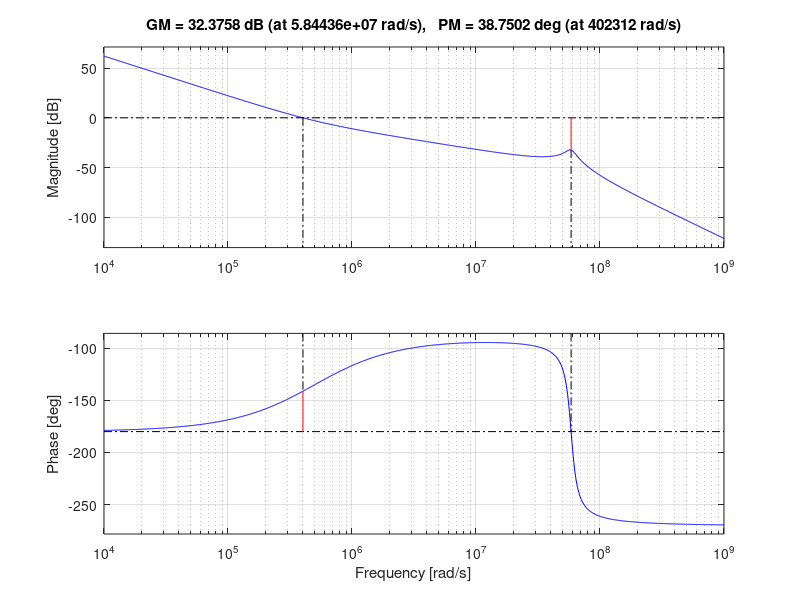

Write the MATLAB code that produced this figure. (Note: this script raises an error after producing the figure.)
close all
clear all

icp=10E-6 % mozemy zmienic

gmv2i=0.2E-3 % moze byc ciezko
kcco=3.22E12 % moze byc ciezko
cvco=40.6E-13 % mozemy zmienic
rvco=756 % idk szczerze

N=2432 % teoretycznie mozemy zmienic ale duzo pierdolenia sie


C1=10E-13 % cap filtr 
C2=200E-13 % cap filtr, z razaviego c2>c1 nie pamietam czy nie c2>10c1
R2=100E3 % res filtr

A=icp.*gmv2i.*kcco 
B=N.*C1.*cvco.*rvco
A/B

z=-1./(R2.*C2) % zero
p3=-1./(cvco.*rvco) % biegun w chuj daleko, u nas chyba nic nie zmieni
p4=-(C1+C2)./(C1.*C2.*R2) % biegun

H=tf([A A./(R2.*C2)] ,[B B.*(C1+C2)./(C1.*C2.*R2)+B./(cvco+rvco) B.*(C1+C2)./(cvco.*rvco.*C1.*C2.*R2) 0 0]) % transmitancja przeniesiona z obliczen z kartki

G=H/(1+H)


bode(H, {1E7.*2.*pi, 1E10.*2.*pi})

[GM, PM, Wcg, Wcp] = margin(H)

margin(H)
bandwidth(G)


% Zapis wynikow do pliku

fid = fopen('wyniki.txt', 'a');

fprintf(fid, '%g %g %g %g %g %g %g %g %g %.3f %.3f\n', ...
    C1, C2, R2, icp, gmv2i, kcco, cvco, rvco, N, PM, 20*log10(GM));

fclose(fid);
